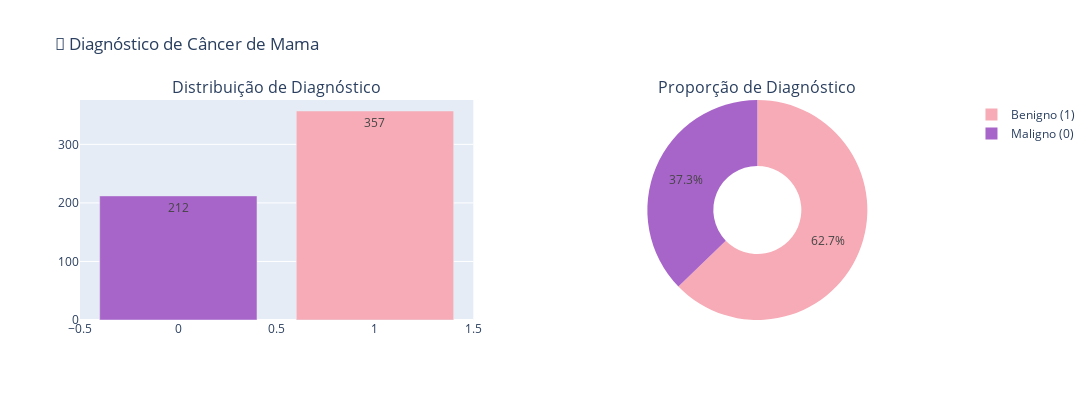

The notebook cell this image was saved under:
### Markdown cell above
#### 🎯 Distribuição dos Diagnósticos
##### Gráfico de Barras 📊 e de Pizza 🍕

### Code cell
# Contagem e porcentagem
contagem_status = df['diagnosis'].value_counts()
porcentagem_status = contagem_status / contagem_status.sum() * 100

# Cores personalizadas
colors = [cor_maligno, cor_benigno]

# Criar subplots: 1 linha, 2 colunas
fig = make_subplots(
    rows=1, cols=2,
    specs=[[{"type": "bar"}, {"type": "pie"}]],
    subplot_titles=("Distribuição de Diagnóstico", "Proporção de Diagnóstico")
)

# Gráfico de Barras
fig.add_trace(
    go.Bar(
        x=contagem_status.index,
        y=contagem_status.values,
        marker_color=colors,
        text=contagem_status.values,
        textposition='auto',
        showlegend=False
    ),
    row=1, col=1
)

# Gráfico de Pizza
fig.add_trace(
    go.Pie(
        labels=['Benigno (1)', 'Maligno (0)'],
        values=porcentagem_status.values,
        marker_colors=colors,
        hole=0.4
    ),
    row=1, col=2
)

# Layout
fig.update_layout(
    title_text="🎯 Diagnóstico de Câncer de Mama",
    width=1200,
    height=400
)

fig.show()

### Figure 1 — Plotly figure (JSON) as saved in the notebook; plotly's stock layout.template omitted (floating-point values rounded to 4 significant figures)
{"data": [{"marker": {"color": ["#f6abb6", "#A865C9"]}, "showlegend": false, "text": [357.0, 212.0], "textposition": "auto", "type": "bar", "x": [1, 0], "xaxis": "x", "y": [357, 212], "yaxis": "y"}, {"domain": {"x": [0.55, 1], "y": [0, 1]}, "hole": 0.4, "labels": ["Benigno (1)", "Maligno (0)"], "marker": {"colors": ["#f6abb6", "#A865C9"]}, "type": "pie", "values": [62.74, 37.26]}], "layout": {"annotations": [{"font": {"size": 16}, "showarrow": false, "text": "Distribuição de Diagnóstico", "x": 0.225, "xanchor": "center", "xref": "paper", "y": 1, "yanchor": "bottom", "yref": "paper"}, {"font": {"size": 16}, "showarrow": false, "text": "Proporção de Diagnóstico", "x": 0.775, "xanchor": "center", "xref": "paper", "y": 1, "yanchor": "bottom", "yref": "paper"}], "height": 400, "title": {"text": "🎯 Diagnóstico de Câncer de Mama"}, "width": 1200, "xaxis": {"anchor": "y", "domain": [0, 0.45]}, "yaxis": {"anchor": "x", "domain": [0, 1]}}}
